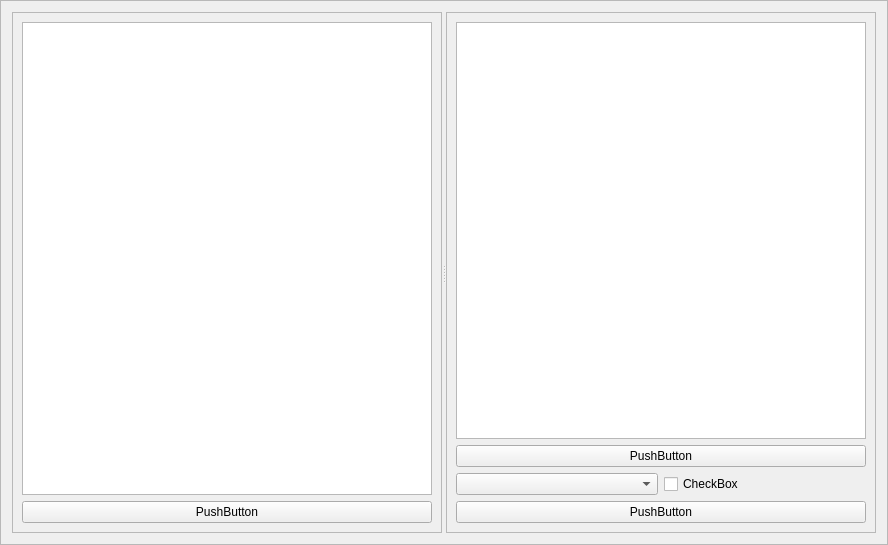
<?xml version="1.0" encoding="UTF-8"?>
<ui version="4.0">
 <class>Frame</class>
 <widget class="QFrame" name="Frame">
  <property name="geometry">
   <rect>
    <x>0</x>
    <y>0</y>
    <width>888</width>
    <height>545</height>
   </rect>
  </property>
  <property name="windowTitle">
   <string>Frame</string>
  </property>
  <property name="frameShape">
   <enum>QFrame::StyledPanel</enum>
  </property>
  <property name="frameShadow">
   <enum>QFrame::Raised</enum>
  </property>
  <layout class="QGridLayout" name="gridLayout_3">
   <item row="0" column="0">
    <widget class="QSplitter" name="splitter">
     <property name="orientation">
      <enum>Qt::Horizontal</enum>
     </property>
     <widget class="QFrame" name="source_frame">
      <property name="frameShape">
       <enum>QFrame::StyledPanel</enum>
      </property>
      <property name="frameShadow">
       <enum>QFrame::Raised</enum>
      </property>
      <layout class="QVBoxLayout" name="verticalLayout">
       <item>
        <widget class="QPlainTextEdit" name="source_widget"/>
       </item>
       <item>
        <widget class="QPushButton" name="add_button">
         <property name="text">
          <string>PushButton</string>
         </property>
        </widget>
       </item>
      </layout>
     </widget>
     <widget class="QFrame" name="values_frame">
      <property name="frameShape">
       <enum>QFrame::StyledPanel</enum>
      </property>
      <property name="frameShadow">
       <enum>QFrame::Raised</enum>
      </property>
      <layout class="QGridLayout" name="gridLayout">
       <item row="2" column="1">
        <widget class="QCheckBox" name="list_toggle">
         <property name="text">
          <string>CheckBox</string>
         </property>
        </widget>
       </item>
       <item row="3" column="0" colspan="2">
        <widget class="QPushButton" name="finish_button">
         <property name="text">
          <string>PushButton</string>
         </property>
        </widget>
       </item>
       <item row="2" column="0">
        <widget class="QComboBox" name="type_selector"/>
       </item>
       <item row="1" column="0" colspan="2">
        <widget class="QPushButton" name="remove_button">
         <property name="text">
          <string>PushButton</string>
         </property>
        </widget>
       </item>
       <item row="0" column="0" colspan="2">
        <widget class="QListView" name="values_list"/>
       </item>
      </layout>
     </widget>
    </widget>
   </item>
  </layout>
 </widget>
 <resources/>
 <connections/>
</ui>
